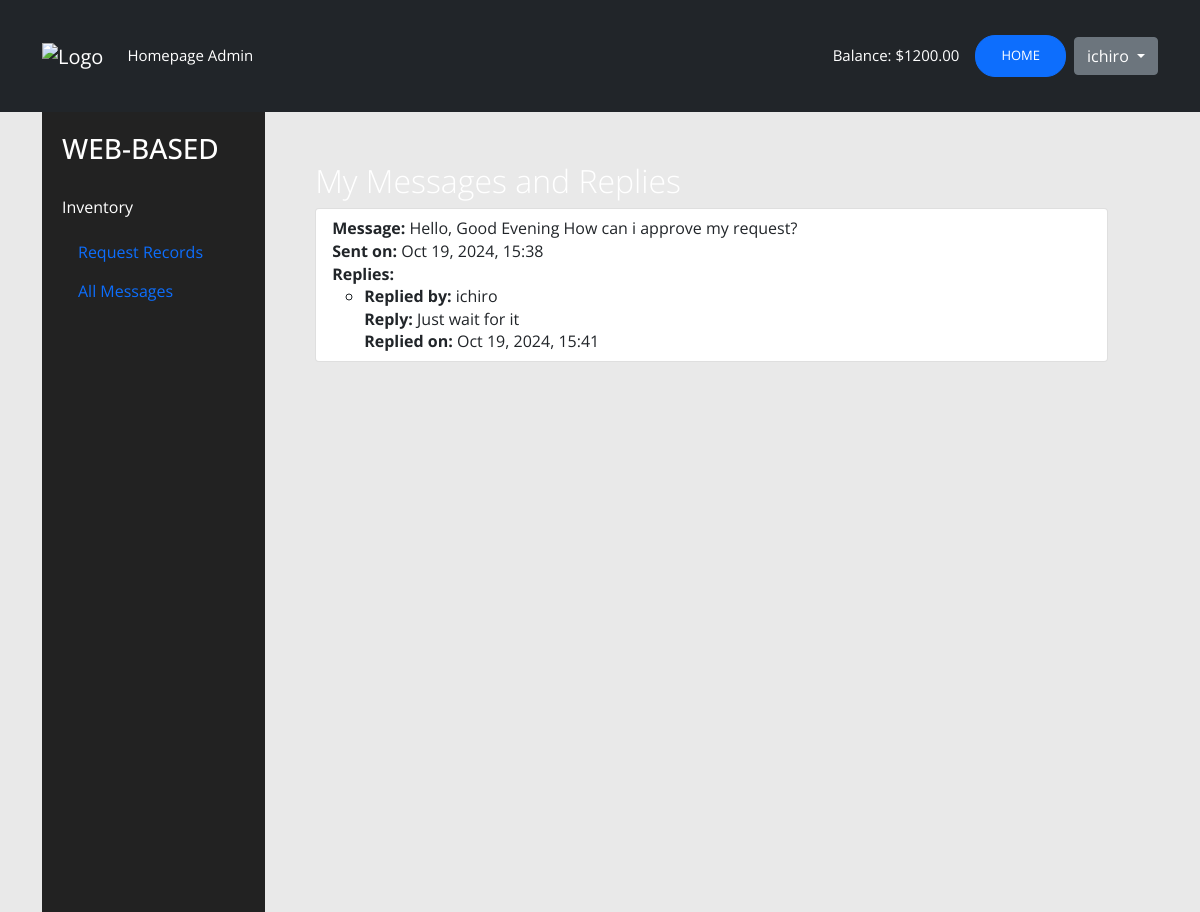
/contact/my_replies/ (signed in), run on the app's committed database.
### myapp/models.py (models this page shows, shortened)
class UserProfile(models.Model):
    user = models.OneToOneField(User, on_delete=models.CASCADE)
    company_name = models.CharField(max_length=255)
    full_name = models.CharField(max_length=255)
    mobile_number = models.CharField(max_length=15)
    business_title = models.CharField(max_length=255)
    balance = models.DecimalField(max_digits=10, decimal_places=2, default=0.00)  # Add this line

### contact/models.py (models this page shows, shortened)
class Message(models.Model):
    user = models.ForeignKey(User, on_delete=models.CASCADE)  # Automatically assigned
    content = models.TextField()
    image = models.ImageField(upload_to='messages/', blank=True, null=True)  # New image field
    created_at = models.DateTimeField(auto_now_add=True)

class Reply(models.Model):
    message = models.ForeignKey(Message, related_name='replies', on_delete=models.CASCADE)  # Link to a specific message
    user = models.ForeignKey(User, on_delete=models.CASCADE)  # User who replied
    content = models.TextField()
    image = models.ImageField(upload_to='replies/', blank=True, null=True)  # New image field
    created_at = models.DateTimeField(auto_now_add=True)

### contact/views.py (the view)
# urls.py: path('my_replies/', my_replies, name='replies'),  # Add this line
@login_required
def my_replies(request):
    messages = Message.objects.filter(user=request.user).order_by('-created_at')  # Order by created_at
    message_replies = {message: Reply.objects.filter(message=message).order_by('-created_at') for message in messages}
    return render(request, 'users/replies.html', {'message_replies': message_replies})

### templates/users/replies.html (shortened to what this page needs)
{% extends 'users/base.html' %}
{% load crispy_forms_tags %}
{% load static %}
{% block content %}
<link rel="stylesheet" href="{% static 'css/main.css' %}">
<div class="container" style="display: flex;">
    <div class="side-nav" style="background-color: #222; width: 20%; height: 100vh; padding: 20px; color: white;">
        <h3 style="color: white; margin-bottom: 30px;">WEB-BASED</h3>
        <a href="{% url 'inventory' %}" style="display: block; color: white; margin-bottom: 15px;">Inventory</a>
        {% if user.is_superuser %}
        <a class="nav-link active cool-font" aria-current="page" href="{% url 'admin_page' %}">Request Records</a>
        <a class="nav-link active cool-font" aria-current="page" href="{% url 'all_messages' %}">All Messages</a>
        {% endif %}
    </div>
    <div class="main-content" style="width: 80%; padding: 50px;">
        <h2>My Messages and Replies</h2>
        {% if message_replies %}
            <ul class="list-group">
                {% for message, replies in message_replies.items %}
                <li class="list-group-item">
                    <strong>Message:</strong> {{ message.content }}<br>
                    <strong>Sent on:</strong> {{ message.created_at|date:"M d, Y, H:i" }}<br>
                    <strong>Replies:</strong>
                    <ul>
                        {% for reply in replies %}
                        <li>
                            <strong>Replied by:</strong> {{ reply.user.username }}<br>
                            <strong>Reply:</strong> {{ reply.content }}<br>
                            <strong>Replied on:</strong> {{ reply.created_at|date:"M d, Y, H:i" }}<br>
                        </li>
                        {% empty %}
                        <li>No replies yet.</li>
                        {% endfor %}
                    </ul>
                </li>
                {% endfor %}
            </ul>
        {% else %}
            <p>No messages found.</p>
        {% endif %}
    </div>
</div>
{% endblock %}

### templates/users/base.html (shortened to what this page needs)
<!doctype html>
{% load static %}
<html lang="en">
<head>
    <link rel="stylesheet" href="{% static 'users/css/main.css' %}" type="text/css">
    <link href="https://cdn.jsdelivr.net/npm/bootstrap@5.0.0-beta3/dist/css/bootstrap.min.css" rel="stylesheet">
</head>
<body id="bg" style="background-image: url({% static 'users/images/bg.png' %});">
<nav class="navbar navbar-expand-lg navbar-dark bg-dark" id="main-navbar">
    <div class="container">
        <a class="navbar-brand" href="{% url 'home' %}"><img src="{% static 'images/in-logo-1.svg' %}" alt="Logo"></a>
        <div class="collapse navbar-collapse" id="navbarNavAltMarkup">
            <div class="navbar-nav">
                {% if user.is_superuser %}
                    <a class="nav-link active cool-font" aria-current="page" href="#">Homepage Admin</a>
                {% else %}
                    <a class="nav-link active" aria-current="page" href="#">Homepage</a>
                {% endif %}
            </div>
            <div class="d-flex align-items-center ms-auto" id="authstyle">
                {% if user.is_authenticated %}
                    {% with user_profile=user.userprofile %}
                        <span class="text-white me-3">Balance: ${{ user_profile.balance }}</span>
                    {% endwith %}
                    <a href="{% url 'homepage' %}" class="btn btn-primary me-2" id="header-links">Home</a>
                    <div class="dropdown">
                        <button class="btn btn-secondary dropdown-toggle" type="button" id="dropdownMenuButton" data-bs-toggle="dropdown" aria-expanded="false">
                            {{ user.username }}
                        </button>
                    </div>
                {% else %}
                    <a href="{% url 'register' %}" class="btn btn-primary me-2" id="header-links">Create Account</a>
                    <a href="{% url 'login' %}" class="btn btn-primary" id="header-links">Log In</a>
                {% endif %}
            </div>
        </div>
    </div>
</nav>
<div>
    {% block content %}{% endblock content %}
</div>
</body>
</html>

### myapp/static/users/main.css (style rules this page uses)
#bg { background-repeat: no-repeat; background-size: cover; background-attachment: fixed; }
#main-navbar { color: white; min-height: 14vh; font-size: 15px; }
#authstyle { margin-left: 17%; border-radius: 50%; }
#header-links { position: relative; border-radius: 20px; display: inline-block; padding: 10px 25px; text-transform: uppercase; text-decoration: none; font-size: 13px; overflow: hidden; transition: 0.2s; }
body { margin:0; color:#6a6f8c; background-image: url('images/bg.png'); font:600 16px/18px 'Open Sans',sans-serif; }
*,:after,:before { box-sizing:border-box }
a { color:inherit;text-decoration:none }
body { font: 100% / 1.414 "Open Sans", "Roboto", arial, sans-serif; background: #e9e9e9; }
a, [type="submit"] { transition: all .25s ease-in; }
h1, h2 { font-weight: 300; color: rgba(255,255,255,1); }

### data on the page
UserProfile: balance "1200.00"
Message: content "Hello, Good Evening How can i approve my request?", created_at "Oct 19, 2024, 15:38"
Reply: user.username "ichiro", content "Just wait for it", created_at "Oct 19, 2024, 15:41"

### other printed values
{{ user.username }} "ichiro"
